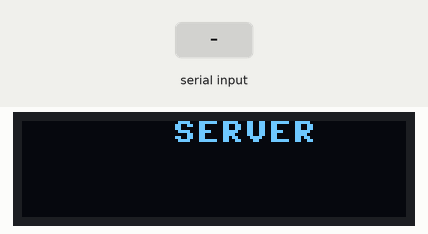
This program was run on a simulated MicroPython board. Parts: 128×32 one-colour display. The test bench sets the inputs (shaded band). The modem accepts every AT command (registered, SIM ready, sends succeed) and sends nothing else; library files of the repository ran but are not shown: ssd1306.py; what the program prints to the serial console is not drawn.

Above: at 5.2 s.

The program:

pisquare_server.py
```python
from machine import UART, Pin,SPI,I2C
from ssd1306 import SSD1306_I2C
import utime,time
import random

import utime

WiFi_SSID='PiSquare'             # PiSquare Wifi_SSID
WiFi_password = 'pisquare@#123'  # PiSquare WiFi Password
port = '80'                      # PiSquare TCP Server Port(make sure server and client port are same)

uart = UART(1, 115200)           # Default Baud rate

WIDTH  = 128                                            # oled display width
HEIGHT = 32                                             # oled display height

i2c = I2C(1,freq=200000,sda=Pin(6),scl=Pin(7))
print(i2c)
print("I2C Address  : "+hex(i2c.scan()[0]).upper()) # Display device address
print("I2C Configuration: "+str(i2c))

oled = SSD1306_I2C(WIDTH, HEIGHT, i2c)                  # Init oled display
oled.fill(0)
oled.text("SERVER",50,0)
oled.show()

lst = []

def sendCMD(cmd,ack,timeout=2000):
    uart.write(cmd+'\r\n')
    t = utime.ticks_ms()
    while (utime.ticks_ms() - t) < timeout:
        s=uart.read()
        if(s != None):
            s=s.decode()
            if cmd == "AT+CIFSR":
                 lst.append(s)
            print(s)
            if(s.find(ack) >= 0):
                return True
    return False
#####################################################
def sendData(ID,data):
    sendCMD('AT+CIPSEND='+str(ID)+','+str(len(data)),'>')
    uart.write(data)


########  Function to receive data  ######################
def ReceiveData():
    data=uart.read()
    if(data != None):
        data=data.decode()
        print(data)
        if(data.find('+IPD') >= 0):
            n1=data.find('+IPD,')
            n2=data.find(',',n1+5)
            ID=int(data[n1+5:n2])
            n3=data.find(':')
            data=data[n3+1:]
            return ID,data
    return None,None

uart.write('+++')
time.sleep(1)
if(uart.any()>0):uart.read()
sendCMD("AT+RST","OK")
time.sleep(1)
sendCMD("AT+CWMODE=2","OK")
sendCMD("AT+CIFSR","OK")
sendCMD("AT+CWSAP?","OK")
sendCMD("AT+CIPMUX=1","OK")
sendCMD("AT+CIPSERVER=1,"+port,"OK")
sendCMD("AT+CWSAP=\""+WiFi_SSID+"\",\""+WiFi_password+"\",2,3,4,0","OK")#+CWSAP: "ssid", "pwd", "chl", "ecn", "maxconnection", "ssidhidden 0- non hide,1-for hidden"
sendCMD("AT+CWLIF","OK")
#uart.write('Connection Established')  # Send data to TCP server

data = "hello world"
while True:
    Connection_ID,data=ReceiveData()
    if(Connection_ID != None):
        sendData(Connection_ID,data) #Send received data back to TCP Server
        print(data)   # Print Received data
        oled.text(data,10,20)
        oled.show()
        time.sleep(2)
        oled.fill(0)
        oled.show()
```
